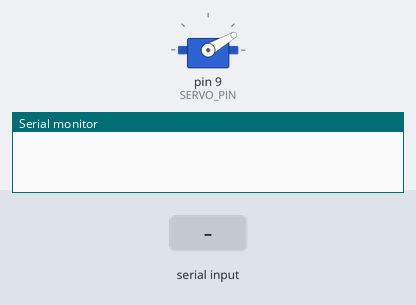
A sketch run on a simulated Arduino Nano, built with avr-gcc and run on an emulated ATmega328P. Shown: servo, the last lines printed to the serial monitor. The inputs (shaded band) are chosen by the test bench.

Above: at 1.2 s.
1.3 s: "CLOSE\n" received over Serial
At 1.8 s:
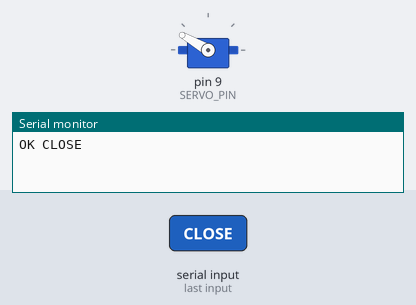
2.8 s: "ANGLE 90\n" received over Serial
At 4.0 s:
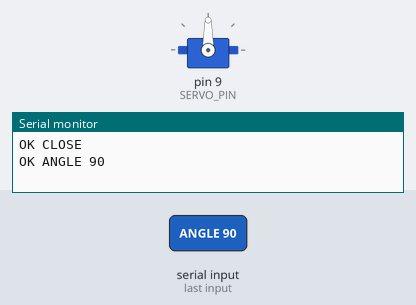
4.3 s: "ANGLE ,45\n" received over Serial
At 5.3 s:
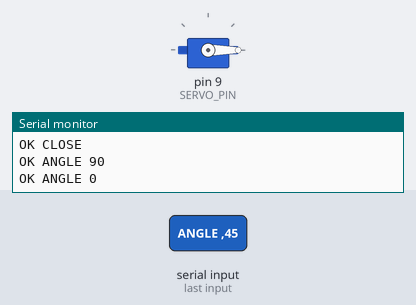
Timing chart, 0 to 7.3 s (numbered marks = the images above; inputs shaded):
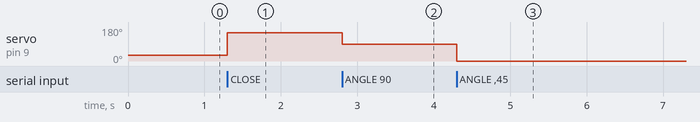

The sketch:

gripper_stepper.ino
```cpp
/*
 * HEAPGrasp — Servo Gripper Controller
 * Arduino Nano · MG996R servo
 *
 * Wiring:
 *   MG996R brown/black → GND
 *   MG996R red         → battery 5-6 V (NOT Arduino 5V — servo draws up to 2.5 A)
 *   MG996R orange      → D9  (PWM signal, share GND with Arduino)
 *
 * Serial protocol (115200 baud, CR+LF terminated):
 *   OPEN          → move to OPEN_ANGLE
 *   CLOSE         → move to CLOSE_ANGLE
 *   ANGLE <deg>   → move to exact angle (0–180)
 *   STATUS        → reply current angle
 *   STOP          → detach servo (saves power / stops jitter)
 *
 * Replies: "OK <data>\r\n"  or  "ERR <reason>\r\n"
 *
 * Calibration:
 *   Adjust OPEN_ANGLE and CLOSE_ANGLE to match your gripper geometry.
 *   Run ANGLE commands from the dashboard to find the right values first.
 */

#include <Servo.h>

#define SERVO_PIN   9
#define OPEN_ANGLE  30    // degrees — jaws fully open
#define CLOSE_ANGLE 150   // degrees — jaws fully closed

Servo gripper;
int currentAngle = OPEN_ANGLE;

void setup() {
    Serial.begin(115200);
    gripper.attach(SERVO_PIN);
    gripper.write(OPEN_ANGLE);
    currentAngle = OPEN_ANGLE;
}

// ── Command parser ────────────────────────────────────────────────────────────
String inputBuffer = "";

void setAngle(int deg) {
    deg = constrain(deg, 0, 180);
    gripper.attach(SERVO_PIN);   // re-attach in case STOP was called
    gripper.write(deg);
    currentAngle = deg;
}

void processCommand(String cmd) {
    cmd.trim();

    if (cmd == "STATUS") {
        Serial.print("OK ");
        Serial.println(currentAngle);

    } else if (cmd == "OPEN") {
        setAngle(OPEN_ANGLE);
        Serial.println("OK OPEN");

    } else if (cmd == "CLOSE") {
        setAngle(CLOSE_ANGLE);
        Serial.println("OK CLOSE");

    } else if (cmd == "STOP") {
        gripper.detach();
        Serial.println("OK STOPPED");

    } else if (cmd.startsWith("ANGLE ")) {
        int deg = cmd.substring(6).toInt();
        setAngle(deg);
        Serial.print("OK ANGLE ");
        Serial.println(currentAngle);

    } else if (cmd.length() > 0) {
        Serial.print("ERR UNKNOWN:");
        Serial.println(cmd);
    }
}

void loop() {
    while (Serial.available()) {
        char c = Serial.read();
        if (c == '\n') {
            processCommand(inputBuffer);
            inputBuffer = "";
        } else if (c != '\r') {
            inputBuffer += c;
        }
    }
}
```

Measured:
- after the input at 1.3 s, servo on pin 9 (SERVO_PIN): 30° → 150° at once
- after the input at 2.8 s, servo on pin 9 (SERVO_PIN): 150° → 90° at once
- after the input at 4.3 s, servo on pin 9 (SERVO_PIN): 90° → 0° at once
